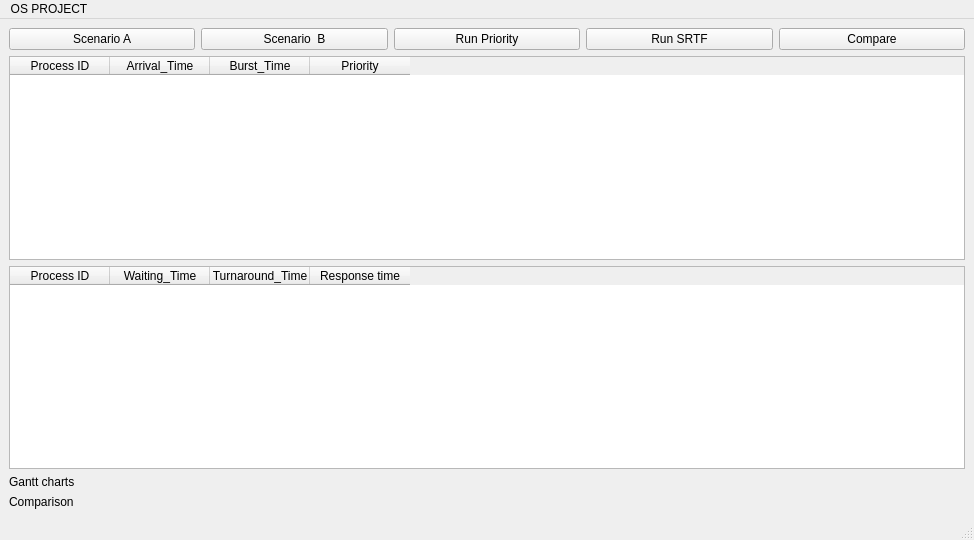
<?xml version="1.0" encoding="UTF-8"?>
<ui version="4.0">
 <class>MainWindow</class>
 <widget class="QMainWindow" name="MainWindow">
  <property name="geometry">
   <rect>
    <x>0</x>
    <y>0</y>
    <width>974</width>
    <height>540</height>
   </rect>
  </property>
  <property name="windowTitle">
   <string>MainWindow</string>
  </property>
  <widget class="QWidget" name="centralwidget">
   <layout class="QGridLayout" name="gridLayout">
    <item row="7" column="0" colspan="2">
     <widget class="QLabel" name="comparison">
      <property name="text">
       <string>Comparison</string>
      </property>
     </widget>
    </item>
    <item row="4" column="0" colspan="5">
     <widget class="QTableWidget" name="tableWidget_2">
      <column>
       <property name="text">
        <string>Process ID</string>
       </property>
      </column>
      <column>
       <property name="text">
        <string>Arrival_Time</string>
       </property>
      </column>
      <column>
       <property name="text">
        <string>Burst_Time</string>
       </property>
      </column>
      <column>
       <property name="text">
        <string>Priority</string>
       </property>
      </column>
     </widget>
    </item>
    <item row="1" column="1">
     <widget class="QPushButton" name="scenarioB_Button">
      <property name="text">
       <string>Scenario  B</string>
      </property>
     </widget>
    </item>
    <item row="1" column="2">
     <widget class="QPushButton" name="priorityButton">
      <property name="text">
       <string>Run Priority</string>
      </property>
     </widget>
    </item>
    <item row="5" column="0" colspan="5">
     <widget class="QTableWidget" name="tableWidget">
      <column>
       <property name="text">
        <string>Process ID</string>
       </property>
      </column>
      <column>
       <property name="text">
        <string>Waiting_Time</string>
       </property>
      </column>
      <column>
       <property name="text">
        <string>Turnaround_Time</string>
       </property>
      </column>
      <column>
       <property name="text">
        <string>Response time</string>
       </property>
      </column>
     </widget>
    </item>
    <item row="1" column="0">
     <widget class="QPushButton" name="scenarioA_Button_2">
      <property name="text">
       <string>Scenario A</string>
      </property>
     </widget>
    </item>
    <item row="1" column="3">
     <widget class="QPushButton" name="SRTFButton">
      <property name="text">
       <string>Run SRTF</string>
      </property>
     </widget>
    </item>
    <item row="1" column="4">
     <widget class="QPushButton" name="compareButton">
      <property name="text">
       <string>Compare</string>
      </property>
     </widget>
    </item>
    <item row="6" column="0">
     <widget class="QLabel" name="gantt">
      <property name="text">
       <string>Gantt charts</string>
      </property>
     </widget>
    </item>
   </layout>
  </widget>
  <widget class="QMenuBar" name="menubar">
   <property name="geometry">
    <rect>
     <x>0</x>
     <y>0</y>
     <width>974</width>
     <height>21</height>
    </rect>
   </property>
   <widget class="QMenu" name="menuOS_PROJECT">
    <property name="title">
     <string>OS PROJECT</string>
    </property>
   </widget>
   <addaction name="menuOS_PROJECT"/>
  </widget>
  <widget class="QStatusBar" name="statusbar"/>
 </widget>
 <resources/>
 <connections/>
</ui>
